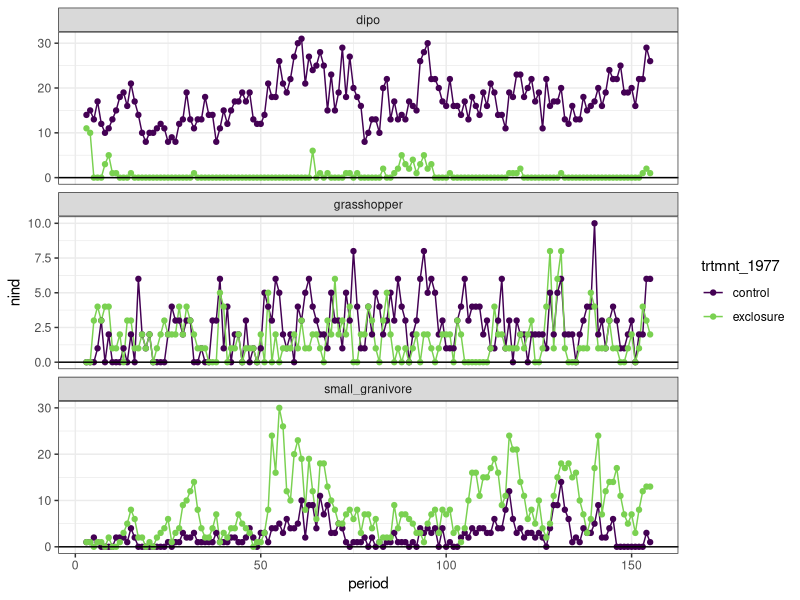
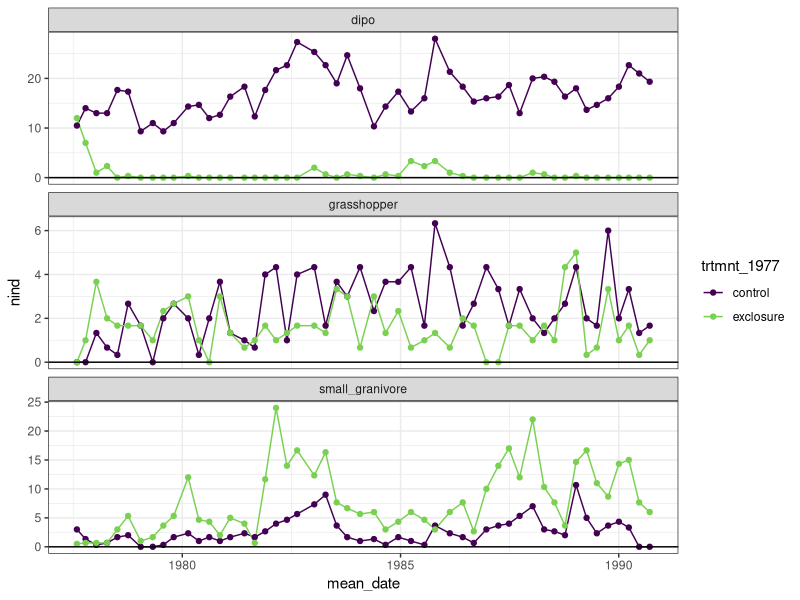
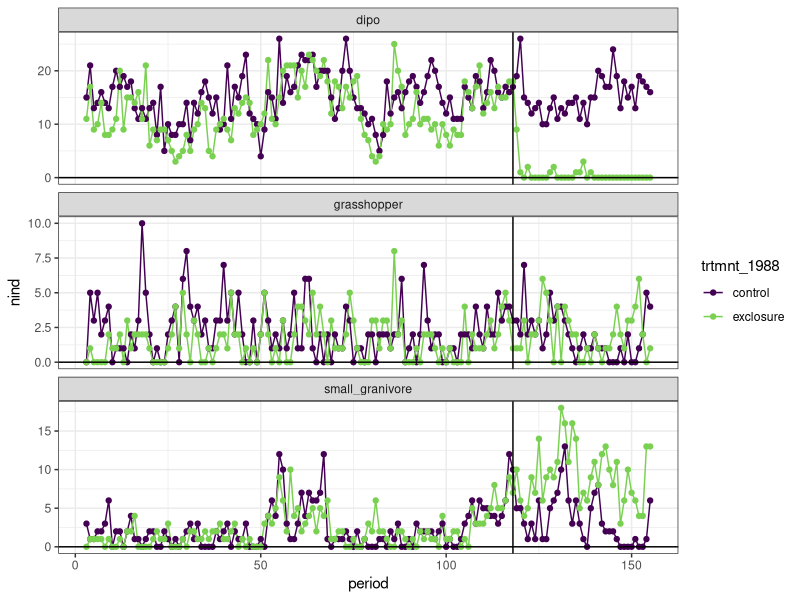
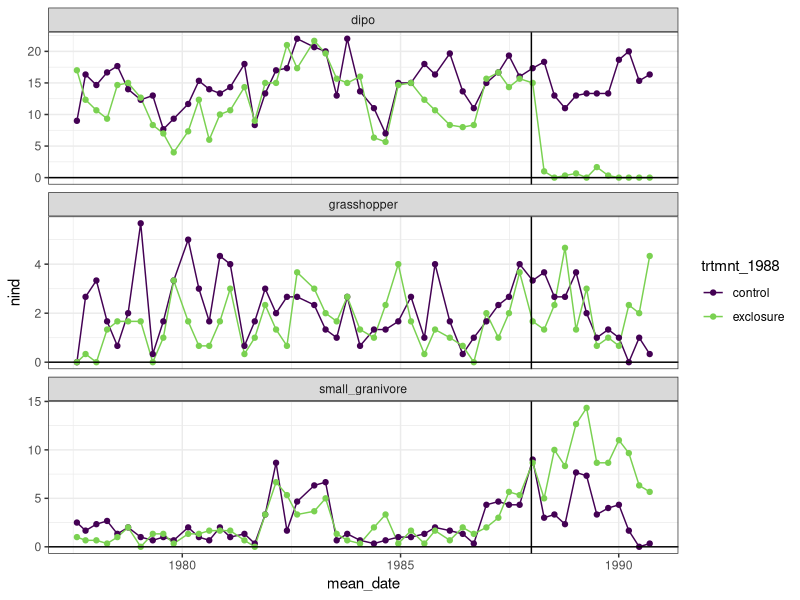
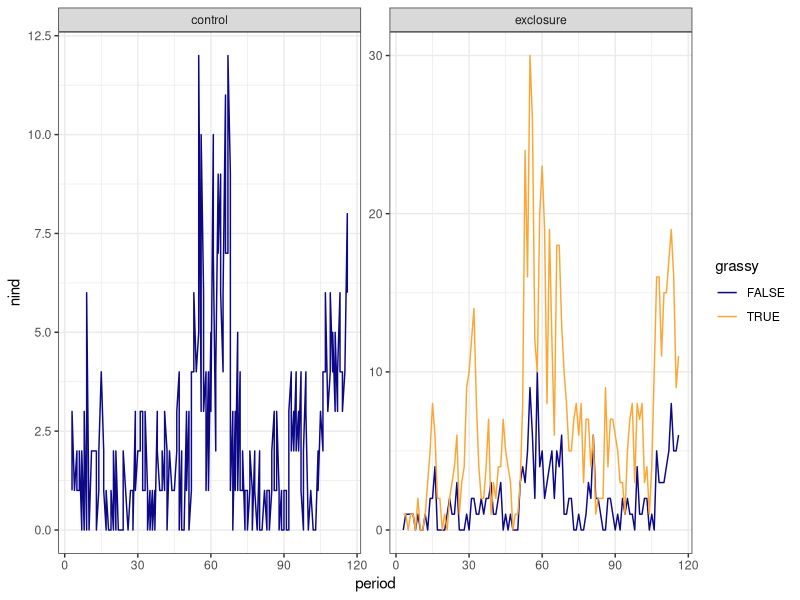
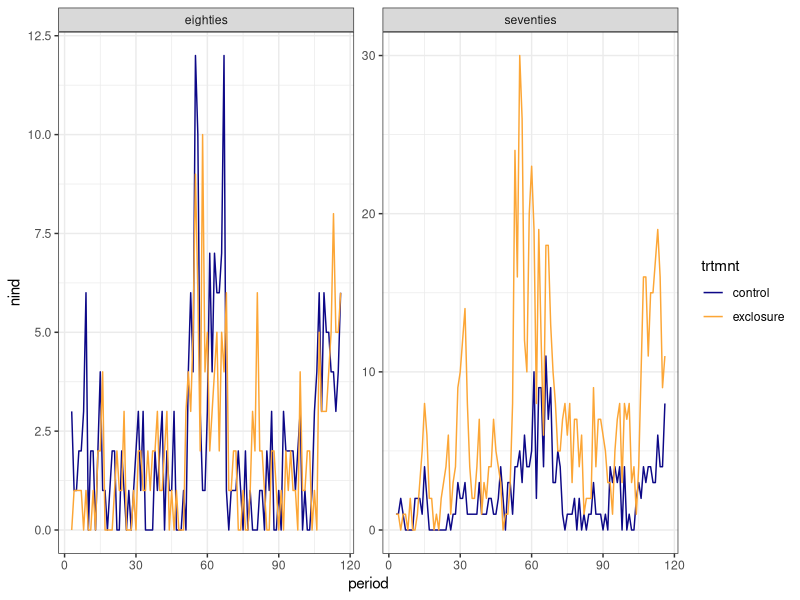
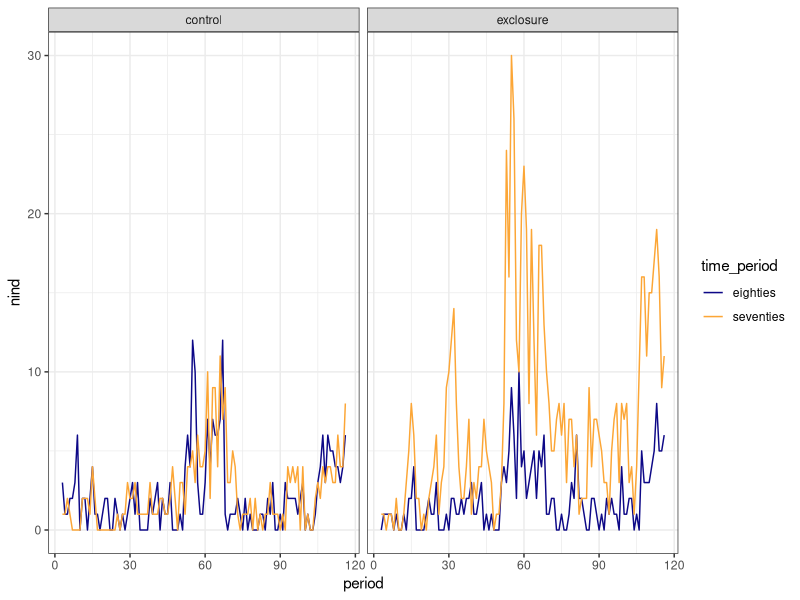
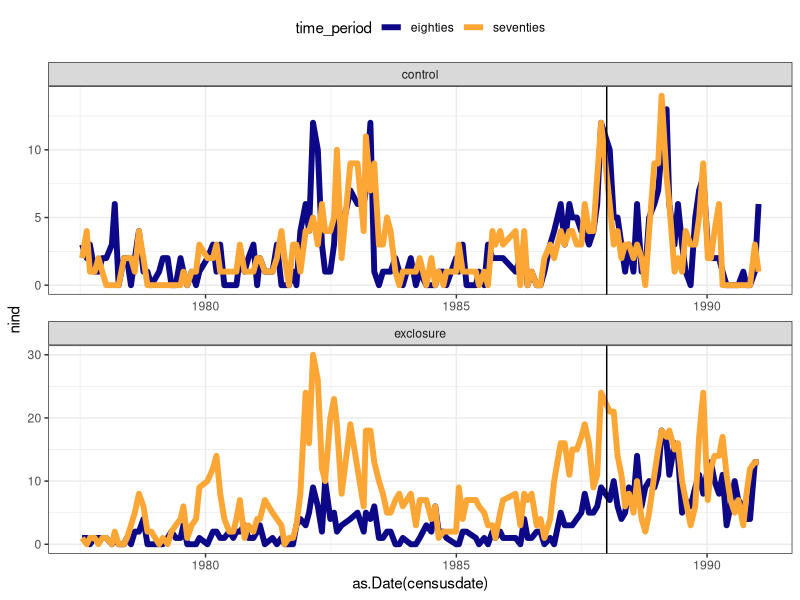

Source code (R) for these figures, in order:
## ---- chunk 1
knitr::opts_chunk$set(echo = TRUE)
rats <- read.csv(here::here("lore", "1994_longterm", "1994_data_complete.csv"), stringsAsFactors = F)
rat_totals_1977 <- read.csv(here::here("lore", "1994_longterm", "1994_data_statevars_1977.csv"), stringsAsFactors = F)
rat_totals_1988 <- read.csv(here::here("lore", "1994_longterm", "1994_data_statevars_1988.csv"), stringsAsFactors = F)
library(dplyr)
library(ggplot2)

## ---- chunk 2


ggplot(filter(rat_totals_1977, type != "other", period > 2), aes(period, nind, color = trtmnt_1977)) +
  geom_line() +
  geom_point()+
  theme_bw() +
  facet_wrap(vars(type), ncol = 1, scales = "free_y") +
  geom_hline(yintercept = 0) +
  scale_colour_viridis_d(end = .8)


rats_1977_thrmo_avg <- rat_totals_1977 %>%
 # filter(period > 2) %>%
  mutate(three_month_section = floor((period) / 3) + 1) %>%
  group_by(three_month_section, type, trtmnt_1977) %>%
  summarize(nind = mean(nind),
            mean_date = mean(as.Date(censusdate))) %>%
  ungroup()

ggplot(filter(rats_1977_thrmo_avg, type != "other", three_month_section < 52), aes(mean_date, nind, color = trtmnt_1977)) +
  geom_line() +
  geom_point()+
  theme_bw() +
  facet_wrap(vars(type), ncol = 1, scales = "free_y") +
  geom_hline(yintercept = 0) +
  scale_colour_viridis_d(end = .8)

## ---- chunk 3


ggplot(filter(rat_totals_1988, type != "other", period > 2), aes(period, nind, color = trtmnt_1988)) +
  geom_line() +
  geom_point()+
  theme_bw() +
  facet_wrap(vars(type), ncol = 1, scales = "free_y") +
  geom_hline(yintercept = 0) +
  scale_colour_viridis_d(end = .8) +
  geom_vline(xintercept = 118)


rats_1988_thrmo_avg <- rat_totals_1988 %>%
 # filter(period > 2) %>%
  mutate(three_month_section = floor((period) / 3) + 1) %>%
  group_by(three_month_section, type, trtmnt_1988) %>%
  summarize(nind = mean(nind),
            mean_date = mean(as.Date(censusdate))) %>%
  ungroup()

ggplot(filter(rats_1988_thrmo_avg, type != "other", three_month_section < 52), aes(mean_date, nind, color = trtmnt_1988)) +
  geom_line() +
  geom_point()+
  theme_bw() +
  facet_wrap(vars(type), ncol = 1, scales = "free_y") +
  geom_hline(yintercept = 0) +
  scale_colour_viridis_d(end = .8) +
  geom_vline(xintercept = as.Date("1988-01-01"))

## ---- chunk 4

rat_totals <- rat_totals_1977 %>%
  rename(trtmnt = trtmnt_1977) %>%
  mutate(time_period = "seventies") %>%
  bind_rows(mutate(rename(rat_totals_1988, trtmnt = trtmnt_1988), time_period = "eighties")) %>%
  mutate(grassy = ifelse(time_period == "seventies", ifelse(trtmnt == "exclosure", TRUE, FALSE), FALSE))

ggplot(filter(rat_totals, type == "small_granivore", period > 2, period < 117), aes(period, nind, color = grassy)) +
  geom_line() +
  facet_wrap(vars(trtmnt), scales = "free_y") +
  theme_bw() +
  scale_color_viridis_d(option = "plasma", end = .8)


ggplot(filter(rat_totals, type == "small_granivore", period > 2, period < 117), aes(period, nind, color = trtmnt)) +
  geom_line() +
  facet_wrap(vars(time_period), scales = "free_y") +
  theme_bw() +
  scale_color_viridis_d(option = "plasma", end = .8)

ggplot(filter(rat_totals, type == "small_granivore", period > 2, period < 117), aes(period, nind, color = time_period)) +
  geom_line() +
  facet_wrap(vars(trtmnt), scales = "fixed") +
  theme_bw() +
  scale_color_viridis_d(option = "plasma", end = .8)

## ---- chunk 5

ggplot(filter(rat_totals, type == "small_granivore"), aes(as.Date(censusdate), nind, color = time_period)) +
  geom_line(size = 2) +
  facet_wrap(vars(trtmnt), scales = "free", ncol = 1) +
  theme_bw() +
  scale_color_viridis_d(option = "plasma", end = .8) +
  theme(legend.position = "top")+
  geom_vline(xintercept = as.Date("1988-01-01"))
  
rat_totals <- rat_totals %>%
  mutate(trtmnt_period = paste(time_period, trtmnt, sep = "_"))

ggplot(filter(rat_totals, type == "small_granivore"), aes(as.Date(censusdate), nind, color= trtmnt, group = trtmnt_period)) +
  geom_line(size = 2) +
  theme_bw() +
  facet_wrap(vars(grassy), scales = "free", ncol = 1) +
  scale_color_viridis_d(end = .8) +
  theme(legend.position = "top")+
  geom_vline(xintercept = as.Date("1988-01-01"))
## ---- chunk 6

ggplot(filter(rat_totals, type == "small_granivore", period > 100, period < 155), aes(as.Date(censusdate), nind, color= trtmnt, group = trtmnt_period)) +
  geom_line(size = 2) +
  theme_bw() +
  facet_wrap(vars(grassy), scales = "free", ncol = 1) +
  scale_color_viridis_d(end = .8) +
  theme(legend.position = "top")+
  geom_vline(xintercept = as.Date("1988-01-01"))

## ---- chunk 7

ggplot(filter(rat_totals, type == "small_granivore"), aes(as.Date(censusdate), nind, color= trtmnt, linetype = time_period)) +
  geom_line() +
  theme_bw() +
  scale_color_viridis_d(end = .8, direction = -1) +
  theme(legend.position = "top")+
  geom_vline(xintercept = as.Date("1988-01-01"))
